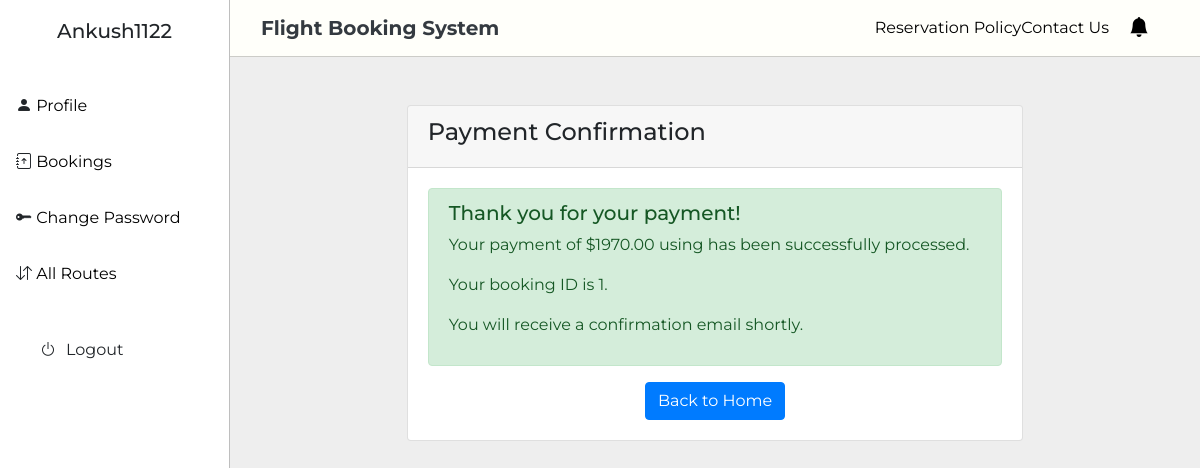
/booking/booking-confirm/1 (signed in), run on the app's committed database.
### accounts/models.py (models this page shows)
class User(AbstractUser):
    phone_number = models.CharField(max_length=20)

### booking/models.py (models this page shows, shortened)
class Booking(models.Model):
    user = models.ForeignKey(User, on_delete=models.CASCADE)
    source_location = models.CharField(max_length=100)
    destination_location = models.CharField(max_length=100)
    schedule = models.ForeignKey(Schedule, on_delete=models.SET_NULL, null=True)
    seats = models.ManyToManyField(Seat)
    total_seats = models.IntegerField(default=0)
    status = models.CharField(max_length=20, default="pending")
    amount = models.DecimalField(max_digits=10, decimal_places=2, default=0)
    travel_date = models.DateField()
    created_at = models.DateTimeField(auto_now_add=True)
    updated_at = models.DateTimeField(auto_now=True)

### booking/views.py (the view)
def bookingConfirmation(request, booking_id):
    middleware = AuthenticationMiddleware(get_user)
    middleware.process_request(request)
    if not request.user.is_authenticated:
        return HttpResponse("Submission without login is not allowed ")
    book = Booking.objects.get(id=booking_id)
    context = {
        "book": book,
    }
    return render(request, "booking/confirm.html", context)

### templates/booking/confirm.html (shortened to what this page needs)
{% extends 'base.html' %} {% load static %} {% block body %}
{% if user.is_authenticated %}
<div class="container mt-5">
  <div class="row justify-content-center">
    <div class="col-md-8">
      <div class="card">
        <div class="card-header">
          <h4>Payment Confirmation</h4>
        </div>
        <div class="card-body">
          <div class="alert alert-success">
            <h5>Thank you for your payment!</h5>
            <p>
              Your payment of ${{ book.amount }} using {{ payment.method }} has
              been successfully processed.
            </p>
            <p>Your booking ID is {{ book.pk }}.</p>
            <p>You will receive a confirmation email shortly.</p>
          </div>
          <div class="text-center">
            <a href="{% url 'homeView' %}" class="btn btn-primary"
              >Back to Home</a
            >
          </div>
        </div>
      </div>
    </div>
  </div>
</div>
{% endif %}
{% endblock body %}

### templates/sideNav.html (shortened to what this page needs)
<div class="custom">
  <div class="custom-header">
    <h5 class="custom-title" id="offcanvasLabel">{{ user.username }}</h5>
  </div>
  <div class="custom-body">
      {% if user.is_authenticated %}
      <ul class="sidenav-list">
        <li class="sidenav-list-item"><i class="bi bi-person-fill"></i> <a href= "{% url 'profile' %}" class="dash-link">Profile</a></li>
        <li class="sidenav-list-item"><i class="bi bi-journal-arrow-up"></i> <a href= "{% url 'allBookings' %}" class="dash-link">Bookings</a></li>
        <li class="sidenav-list-item"><i class="bi bi-key-fill"></i> <a href="{% url 'password_change' %}" class="dash-link">Change Password</a>   </li>
        <li class="sidenav-list-item"><i class="bi bi-arrow-down-up"></i> <a href= "{% url 'all_routes' %}" class="dash-link">All Routes</a></li>
        <ul class="login-btns">
          <li class="sidenav-list-item"> <a class="dash-link">
            <form action='{% url 'handleLogout' %}' method='post'>
              <button class="dropdown-item" type="submit"><i class="bi bi-power" style="margin-right:10px;"></i>Logout</button>
          </form>
          </a></li>
        </ul>
      </ul>
      {% endif %}
  </div>
</div>

### static/css/style.css (style rules this page uses)
:root { --cerulean: #4484ce; --aluminium: #FFFFFA; --light: #f9cf00; --tangerine: #f19f4d; }
* { font-family: 'Montserrat', sans-serif; }
body { background-color: var(--aluminium); overflow: visible !important; }
.sidenav-list { list-style: none; text-align: left; padding-left: 0; }
.sidenav-list-item { text-decoration: none; padding: 1rem 0; }
.dash-link { text-decoration: none; color: black; }
.login-btns { list-style: none; text-align: left; padding-left: 0; }
.custom { width: 230px; top: 0; left: 0; border-right: 1px solid rgba(0, 0, 0, .2); position: fixed; bottom: 0; z-index: 1045; display: flex; flex-direction: column; max-width: 100%; background-color: #fff; background-clip: padding-box; outline: 0; transition: transform .3s ease-in-out; }
.custom-header { justify-content: center; display: flex; align-items: center; padding: 1rem 1rem; }
.custom-title { margin-bottom: 0; line-height: 1.5; }
.custom-body { flex-grow: 1; padding: 1rem 1rem; overflow-y: auto; }

### static/css/personalModal.css (style rules this page uses)
body { background-color: #eee }

### data on the page
User: username "Ankush1122"
Booking: amount "1970.00", pk "1"
